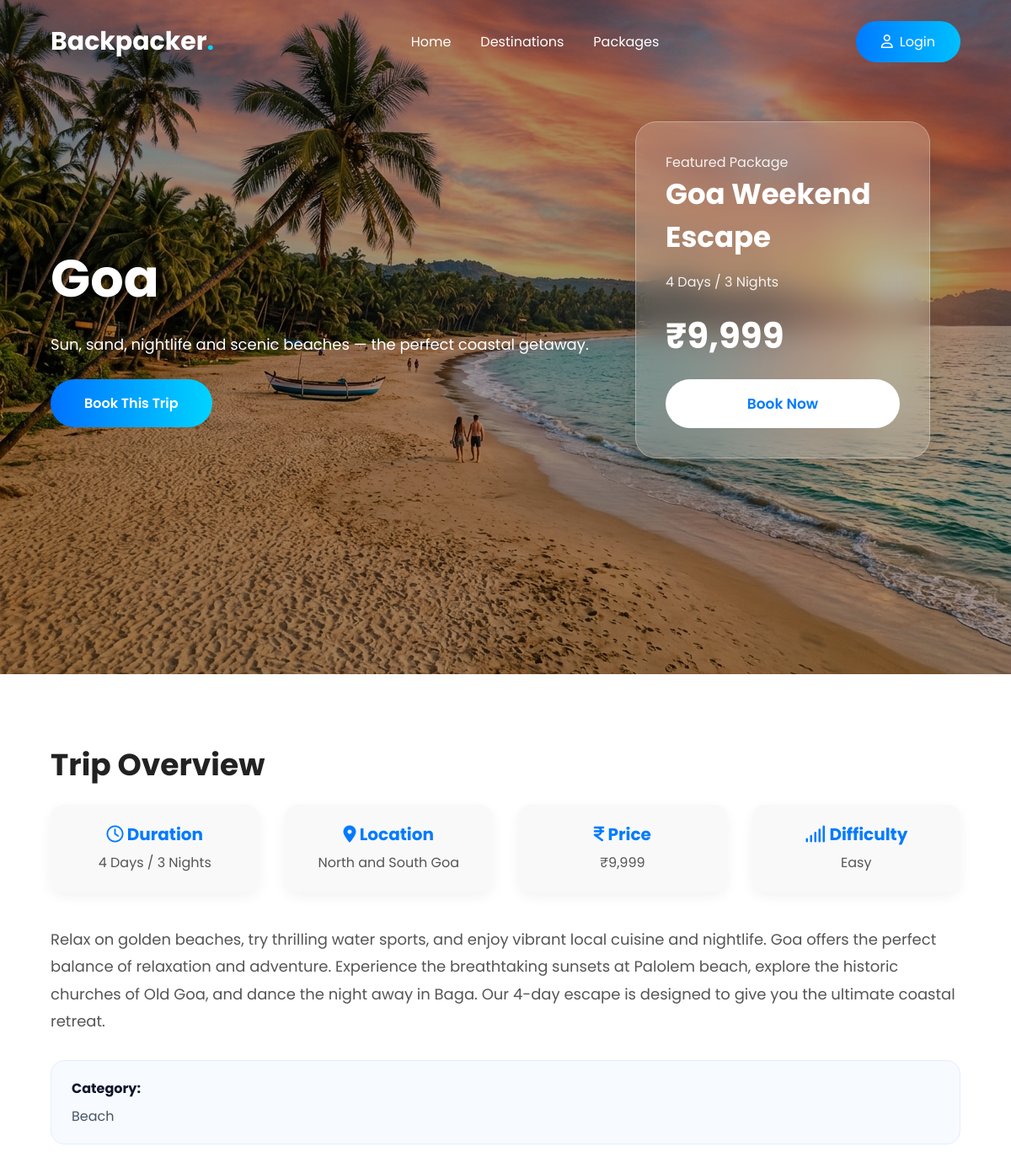
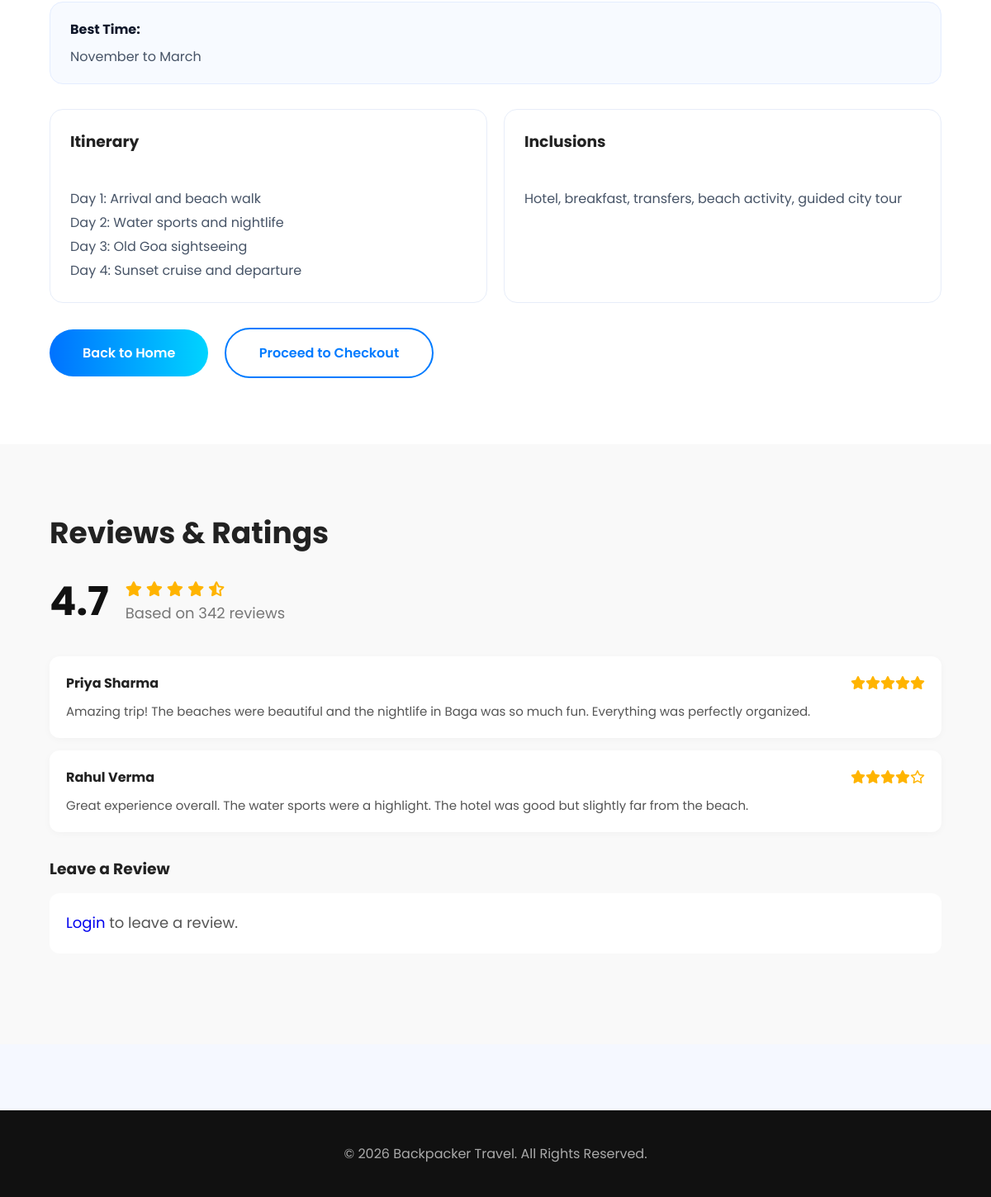
The app's page /goa.php with its own data (2 pictures, top to bottom).
### tables this page shows
CREATE TABLE IF NOT EXISTS destinations (
    id INT AUTO_INCREMENT PRIMARY KEY,
    title VARCHAR(255) NOT NULL,
    duration VARCHAR(100),
    highlights VARCHAR(255),
    category VARCHAR(100) DEFAULT 'General',
    price DECIMAL(10,2) NOT NULL,
    image_url VARCHAR(255),
    location VARCHAR(255),
    description TEXT,
    overview TEXT,
    itinerary TEXT,
    inclusions TEXT,
    best_time VARCHAR(255),
    difficulty VARCHAR(100),
    hero_image VARCHAR(255)
);

### includes/functions.php (called while the page is built, shortened)
<?php
function clean($value): string
{
    return htmlspecialchars((string) $value, ENT_QUOTES, 'UTF-8');
}
function is_logged_in(): bool
{
    return !empty($_SESSION['user_id']);
}

### goa.php (the view, shortened to what this page needs)
<?php
require_once __DIR__ . '/includes/functions.php';
require_once __DIR__ . '/includes/db.php';
$stmt = $pdo->prepare("SELECT * FROM destinations WHERE LOWER(title) = 'goa' LIMIT 1");
$stmt->execute();
$dest = $stmt->fetch();
$dest_id = $dest['id'] ?? 0;
$reviews = [];
if ($dest_id > 0) {
    $rs = $pdo->prepare(
        'SELECT r.*, u.name FROM reviews r JOIN users u ON r.user_id = u.id
         WHERE r.destination_id = ? ORDER BY r.created_at DESC'
    );
    $rs->execute([$dest_id]);
    $reviews = $rs->fetchAll();
}
$avg_rating = count($reviews) ? round(array_sum(array_column($reviews, 'rating')) / count($reviews), 1) : 4.7;
$destinationTitle = $dest['title'] ?? 'Goa';
$destinationSubtitle = $dest['description'] ?: 'Sun, sand, nightlife and scenic beaches — the perfect coastal getaway.';
$destinationOverview = $dest['overview'] ?: 'Relax on golden beaches, try thrilling water sports, and enjoy vibrant local cuisine and nightlife. Goa offers the perfect balance of relaxation and adventure. Experience the breathtaking sunsets at Palolem beach, explore the historic churches of Old Goa, and dance the night away in Baga. Our 4-day escape is designed to give you the ultimate coastal retreat.';
$destinationLocation = $dest['location'] ?: 'North and South Goa';
$destinationBestTime = $dest['best_time'] ?: 'November to March';
$destinationDifficulty = $dest['difficulty'] ?: 'Easy';
$destinationCategory = $dest['category'] ?: 'Beach';
$destinationItinerary = $dest['itinerary'] ?: "Day 1: Arrival and beach walk\nDay 2: Water sports and nightlife\nDay 3: Old Goa sightseeing\nDay 4: Sunset cruise and departure";
$destinationInclusions = $dest['inclusions'] ?: 'Hotel, breakfast, transfers, beach activity, guided city tour';
?>
<!DOCTYPE html>
<html lang="en">
  <head>
    <link rel="stylesheet" href="Style.css" />
    <link rel="stylesheet" href="https://cdnjs.cloudflare.com/ajax/libs/font-awesome/6.5.2/css/all.min.css" />
  </head>
  <body>
    <header>
      <div class="container">
        <nav>
          <div class="logo">Backpacker<span>.</span></div>
          <ul class="nav-links">
            <li><a href="index.php">Home</a></li>
            <li><a href="search.php">Destinations</a></li>
            <li><a href="packages.php">Packages</a></li>
          </ul>
          <div style="display:flex; align-items:center; gap:20px;">
            <?php if (is_logged_in()): ?>
              <a href="profile.php" class="login-btn"><i class="fa-regular fa-user" style="margin-right:8px;"></i>Profile</a>
            <?php else: ?>
              <a href="login.php" class="login-btn"><i class="fa-regular fa-user" style="margin-right:8px;"></i>Login</a>
            <?php endif; ?>
          </div>
        </nav>
      </div>
    </header>
    <section class="hero destination-hero">
      <div class="container">
        <div class="hero-content">
          <h1><?= clean($destinationTitle) ?></h1>
          <p><?= clean($destinationSubtitle) ?></p>
          <a href="#booking" class="btn">Book This Trip</a>
        </div>
      </div>
      <div class="booking-card glass">
        <p>Featured Package</p>
        <h2><?= clean($destinationTitle) ?> Weekend Escape</h2>
        <p><?= clean($dest['duration'] ?: '4 Days / 3 Nights') ?></p>
        <div class="price">&#8377;<?= number_format((float) ($dest['price'] ?? 9999), 0) ?></div>
        <button onclick="document.getElementById('booking').scrollIntoView();">Book Now</button>
      </div>
    </section>
    <section class="trip-details" id="booking">
      <div class="container">
        <h2>Trip Overview</h2>
        <div class="trip-info-box">
          <div class="info-item">
            <h4><i class="fa-regular fa-clock"></i> Duration</h4>
            <p><?= clean($dest['duration'] ?: '4 Days / 3 Nights') ?></p>
          </div>
          <div class="info-item">
            <h4><i class="fa-solid fa-location-dot"></i> Location</h4>
            <p><?= clean($destinationLocation) ?></p>
          </div>
          <div class="info-item">
            <h4><i class="fa-solid fa-indian-rupee-sign"></i> Price</h4>
            <p>&#8377;<?= number_format((float) ($dest['price'] ?? 9999), 0) ?></p>
          </div>
          <div class="info-item">
            <h4><i class="fa-solid fa-signal"></i> Difficulty</h4>
            <p><?= clean($destinationDifficulty) ?></p>
          </div>
        </div>
        <p><?= clean($destinationOverview) ?></p>
        <div style="margin: 24px 0 30px; background: #f7faff; padding: 20px 24px; border-radius: 16px; border: 1px solid #e4edff;">
          <strong style="display: block; margin-bottom: 8px; color: #0f172a;">Category:</strong>
          <span style="color:#475467;"><?= clean($destinationCategory) ?></span>
        </div>
        <div style="margin: 24px 0 30px; background: #f7faff; padding: 20px 24px; border-radius: 16px; border: 1px solid #e4edff;">
          <strong style="display: block; margin-bottom: 8px; color: #0f172a;">Best Time:</strong>
          <span style="color:#475467;"><?= clean($destinationBestTime) ?></span>
        </div>
        <div style="margin: 24px 0 30px; display:grid; grid-template-columns: 1fr 1fr; gap:20px;">
          <div style="background:#fff; border:1px solid #e7edf9; border-radius:16px; padding:24px;">
            <h3 style="margin-top:0; margin-bottom:12px;">Itinerary</h3>
            <div style="white-space:pre-line; color:#475467; line-height:1.8;">
              <?= clean($destinationItinerary) ?>
            </div>
          </div>
          <div style="background:#fff; border:1px solid #e7edf9; border-radius:16px; padding:24px;">
            <h3 style="margin-top:0; margin-bottom:12px;">Inclusions</h3>
            <div style="white-space:pre-line; color:#475467; line-height:1.8;">
              <?= clean($destinationInclusions) ?>
            </div>
          </div>
        </div>
        <a href="index.php" class="btn">Back to Home</a>
        <a href="checkout.php<?= $dest_id ? '?dest_id=' . $dest_id : '' ?>" class="btn btn-outline" style="color: #007bff; border-color: #007bff;">Proceed to Checkout</a>
      </div>
    </section>
    <section class="trip-details" style="background: #f9f9f9;">
      <div class="container">
        <h2>Reviews &amp; Ratings</h2>
        <div style="display:flex; align-items:center; gap: 20px; margin-bottom: 30px;">
          <h1 style="font-size:48px; margin:0; color:#111;"><?= $avg_rating ?></h1>
          <div>
            <div style="color:#ffb400; font-size:18px;">
              <?php for ($i = 1; $i <= 5; $i++): ?>
                <i class="fa-solid fa-star<?= $i > $avg_rating ? ($i - $avg_rating < 1 ? '-half-stroke' : '') : '' ?>"></i>
              <?php endfor; ?>
            </div>
            <p style="margin:0; color:#777;">Based on <?= count($reviews) ?: 342 ?> reviews</p>
          </div>
        </div>
        <?php if (empty($reviews)): ?>
          <div style="background:#fff; padding:20px; border-radius:12px; margin-bottom:15px; box-shadow:0 2px 10px rgba(0,0,0,0.03);">
            <div style="display:flex; justify-content:space-between; margin-bottom:10px;">
              <strong style="font-size:16px;">Priya Sharma</strong>
              <div style="color:#ffb400;"><i class="fa-solid fa-star"></i><i class="fa-solid fa-star"></i><i class="fa-solid fa-star"></i><i class="fa-solid fa-star"></i><i class="fa-solid fa-star"></i></div>
            </div>
            <p style="margin:0; color:#555; font-size:15px; line-height:1.6;">Amazing trip! The beaches were beautiful and the nightlife in Baga was so much fun. Everything was perfectly organized.</p>
          </div>
          <div style="background:#fff; padding:20px; border-radius:12px; margin-bottom:30px; box-shadow:0 2px 10px rgba(0,0,0,0.03);">
            <div style="display:flex; justify-content:space-between; margin-bottom:10px;">
              <strong style="font-size:16px;">Rahul Verma</strong>
              <div style="color:#ffb400;"><i class="fa-solid fa-star"></i><i class="fa-solid fa-star"></i><i class="fa-solid fa-star"></i><i class="fa-solid fa-star"></i><i class="fa-regular fa-star"></i></div>
            </div>
            <p style="margin:0; color:#555; font-size:15px; line-height:1.6;">Great experience overall. The water sports were a highlight. The hotel was good but slightly far from the beach.</p>
          </div>
        <?php endif; ?>
        <h3 style="margin-bottom:15px;">Leave a Review</h3>
        <?php if (is_logged_in()): ?>
          <form method="post" action="goa.php" style="background:#fff; padding:30px; border-radius:12px; box-shadow:0 2px 10px rgba(0,0,0,0.03);">
            <div style="margin-bottom:15px;">
              <label style="display:block; margin-bottom:5px; font-weight:600;">Your Rating</label>
              <div style="display:flex; gap:8px; font-size:24px; cursor:pointer;" id="star-row">
                <?php for ($i = 1; $i <= 5; $i++): ?>
                  <i class="fa-solid fa-star" data-val="<?= $i ?>" style="color:#ddd;" onclick="setRating(<?= $i ?>)"></i>
                <?php endfor; ?>
              </div>
              <input type="hidden" name="rating" id="rating_val" value="5">
            </div>
            <div style="margin-bottom:15px;">
              <label style="display:block; margin-bottom:5px; font-weight:600;">Comment</label>
              <textarea name="comment" style="width:100%; padding:15px; border:1px solid #ddd; border-radius:8px; font-family:inherit; box-sizing:border-box;" rows="4" placeholder="Share your experience..." required></textarea>
            </div>
            <button type="submit" class="btn" style="border:none; cursor:pointer;">Submit Review</button>
          </form>
        <?php else: ?>
          <p style="background:#fff; padding:20px; border-radius:12px;">
            <a href="login.php">Login</a> to leave a review.
          </p>
        <?php endif; ?>
      </div>
    </section>
    <footer>
      <div class="container">
        <p style="text-align:center;padding:40px 0;">&copy; 2026 Backpacker Travel. All Rights Reserved.</p>
      </div>
    </footer>
  </body>
</html>

### Style.css (style rules this page uses)
* { margin: 0; padding: 0; box-sizing: border-box; font-family: 'Poppins', sans-serif; }
html { scroll-behavior: smooth; }
body { background: #f5f8ff; color: #222; overflow-x: hidden; }
a { text-decoration: none; }
ul { list-style: none; }
.container { width: 90%; max-width: 1300px; margin: auto; }
header { position: absolute; width: 100%; top: 0; left: 0; z-index: 999; }
nav { display: flex; justify-content: space-between; align-items: center; padding: 25px 0; }
.logo { color: #fff; font-size: 30px; font-weight: 700; }
.logo span { color: #00d4ff; }
.nav-links { display: flex; gap: 35px; }
.nav-links a { color: #fff; font-size: 16px; transition: 0.3s; }
.login-btn { padding: 12px 30px; border-radius: 50px; color: white; background: linear-gradient(90deg, #007bff, #00bfff); transition: 0.4s; }
.hero { min-height: 100vh; background: url("images/hero.jpg") center/cover; display: flex; align-items: center; position: relative; }
.hero::before { content: ""; position: absolute; inset: 0; background: rgba(0, 0, 0, 0.35); }
.hero-content { position: relative; z-index: 2; max-width: 650px; color: white; }
.hero-content h1 { font-size: 62px; font-weight: 700; line-height: 75px; }
.hero-content p { margin: 25px 0; font-size: 18px; line-height: 32px; }
.btn { display: inline-block; padding: 16px 40px; border-radius: 50px; color: white; background: linear-gradient(90deg, #0072ff, #00d4ff); transition: 0.4s; margin-right: 15px; font-weight: 600; }
.btn-outline { background: transparent; border: 2px solid white; }
.glass { backdrop-filter: blur(18px); background: rgba(255, 255, 255, 0.18); border: 1px solid rgba(255, 255, 255, 0.3); border-radius: 25px; box-shadow: 0 8px 30px rgba(0, 0, 0, 0.15); }
.booking-card { position: absolute; right: 8%; top: 18%; width: 350px; padding: 35px; color: white; }
.booking-card h2 { font-size: 34px; margin-bottom: 15px; }
.booking-card p { opacity: 0.9; }
.price { font-size: 42px; font-weight: 700; margin: 20px 0; }
.booking-card button { width: 100%; padding: 16px; border: none; border-radius: 50px; background: white; color: #007bff; font-size: 17px; cursor: pointer; font-weight: 600; }
footer { background: #111; color: #fff; margin-top: 80px; }
footer p { color: #aaa; }

### records on screen
destinations: title "Goa", description "Sun, sand, nightlife and scenic beaches — the perfect coastal getaway.", duration "4 Days / 3 Nights", price "9,999", location "North and South Goa", difficulty "Easy", overview "Relax on golden beaches, try thrilling water sports, and enjoy vibrant local cuisine and nightlife. Goa offers the perfect balance of relaxation and adventure. Experience the breathtaking sunsets at Palolem beach, explore the historic churches of Old Goa, and dance the night away in Baga. Our 4-day escape is designed to give you the ultimate coastal retreat.", category "Beach", best_time "November to March", itinerary "Day 1: Arrival and beach walk Day 2: Water sports and nightlife Day 3: Old Goa sightseeing Day 4: Sunset cruise and departure", inclusions "Hotel, breakfast, transfers, beach activity, guided city tour"

### other values on screen
$avg_rating "4.7"
count($reviews) ?: 342 "342"
